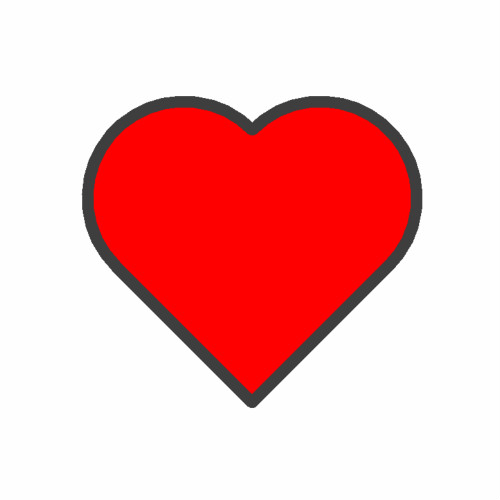

This figure's Python source:
from turtle import *

title('爱心')

penup()
setx(0)
sety(-234)
pendown()

shape('turtle')
width(18)
pencolor('#3f3f3f')
fillcolor('red')

begin_fill()
left(45)
forward(300)
circle(150,180)
right(90)
circle(150,180)
forward(300)
end_fill()

hideturtle()
done()
